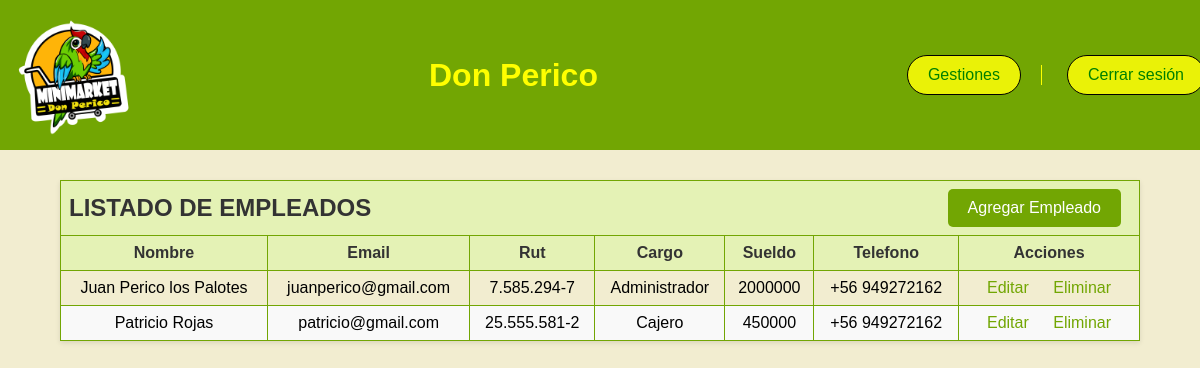
The app's page /empleados.php with its own data.
### tables this page shows
CREATE TABLE `empleados` (
  `id` int(11) NOT NULL,
  `usuario_id` int(11) NOT NULL,
  `cargo` varchar(255) DEFAULT NULL,
  `sueldo` int(11) DEFAULT NULL,
  `telefono` varchar(255) DEFAULT NULL
);

CREATE TABLE `usuarios` (
  `usuario_id` int(11) NOT NULL,
  `nombre` varchar(255) NOT NULL,
  `email` varchar(255) DEFAULT NULL,
  `contrasena` varchar(255) NOT NULL,
  `rut` varchar(255) DEFAULT NULL
);

### empleados.php (the view, shortened to what this page needs)
<!DOCTYPE html>
<html lang="en">
<head>
    <link rel="stylesheet" href="inventario/css/empleado.css" />
</head>
<body>
    <?php include "inventario/header.php"; ?>
    <div class="container">
        <table class="table">
            <thead>
                <tr>
                    <td colspan="7" class="table-header">
                        <div class="header-content">
                            <h1 class="header-title">LISTADO DE EMPLEADOS</h1>
                            <a href="crudempleado.php" class="button">Agregar Empleado</a>
                        </div>
                    </td>
                </tr>
                <tr>
                    <th scope="col">Nombre</th>
                    <th scope="col">Email</th>
                    <th scope="col">Rut</th>
                    <th scope="col">Cargo</th>
                    <th scope="col">Sueldo</th>
                    <th scope="col">Telefono</th>
                    <th scope="col">Acciones</th>
                </tr>
            </thead>
            <tbody>
                <?php
                require("inventario/config/conexion.php");
                $sql = "SELECT u.usuario_id, u.nombre, u.email, u.rut, e.cargo, e.sueldo, e.telefono
                        FROM usuarios u
                        INNER JOIN empleados e ON u.usuario_id = e.id";
                $resultado = $conexion->query($sql);
                if ($resultado->num_rows > 0) {
                    while ($usuario = $resultado->fetch_assoc()) {
                        ?>
                        <tr>
                            <td><?php echo htmlspecialchars($usuario['nombre']); ?></td>
                            <td><?php echo htmlspecialchars($usuario['email']); ?></td>
                            <td><?php echo htmlspecialchars($usuario['rut']); ?></td>
                            <td><?php echo htmlspecialchars($usuario['cargo']); ?></td>
                            <td><?php echo htmlspecialchars($usuario['sueldo']); ?></td>
                            <td><?php echo htmlspecialchars($usuario['telefono']); ?></td>
                            <td class="actions">
                                <a href="editarempleado.php?id=<?php echo htmlspecialchars($usuario['usuario_id']); ?>" class="edit-button">Editar</a>
                                <a href="eliminarproducto.php?id_producto=<?php echo htmlspecialchars($usuario['usuario_id']); ?>" class="delete-button" onclick="return confirm('¿Estás seguro de que deseas eliminar este empleado?');">Eliminar</a>
                            </td>
                        </tr>
                        <?php
                    }
                } else {
                    echo "<tr><td colspan='7'>No se encontraron empleados.</td></tr>";
                }
                ?>
            </tbody>
        </table>
    </div>
</body>
</html>

### inventario/css/empleado.css (style rules this page uses)
body { font-family: sans-serif; margin: 0; background-color: #F2EDD0; padding-top: 100px; }
h1 { margin: 0; font-size: 1.5em; font-family: sans-serif; }
.container { width: 90%; max-width: 1200px; margin: 20px auto; text-align: center; }
.table { width: 100%; border-collapse: collapse; margin-bottom: 20px; box-shadow: 0 2px 5px rgba(0, 0, 0, 0.1); margin-top: 80px; }
.table-header { background-color: #e4f2b5; padding: 10px; text-align: center; }
.header-content { display: flex; justify-content: space-between; align-items: center; width: 100%; }
.header-title { margin: 0; font-size: 1.5em; color: #333; }
.table th, .table td { border: 1px solid #72A603; padding: 8px; text-align: center; }
.table th { background-color: #E4F2B5; color: #333; }
.table tbody tr:nth-child(even) { background-color: #f9f9f9; }
a { color: #72A603; text-decoration: none; margin: 0 10px; }
a.button { display: inline-block; padding: 10px 20px; background-color: #72A603; color: #fff; border-radius: 5px; transition: background-color 0.3s ease; text-decoration: none; }
.actions { justify-content: center; gap: 5px; }
.delete-button { color: #72A603; }

### inventario/header.php (style rules this page uses)
.body-dp { font-family: sans-serif; margin: 0; background-color: #F2EDD0; }

### records on screen
empleados: usuario.nombre "Juan Perico los Palotes", usuario.email "juanperico@gmail.com", usuario.rut "7.585.294-7", cargo "Administrador", sueldo "2000000", telefono "+56 949272162"
empleados: usuario.nombre "Patricio Rojas", usuario.email "patricio@gmail.com", usuario.rut "25.555.581-2", cargo "Cajero", sueldo "450000", telefono "+56 949272162"
